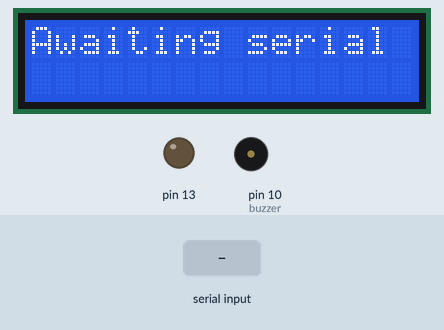
Simulated run of this sketch. Board: Arduino Uno, built with avr-gcc and run on an emulated ATmega328P. On the bench: 16×2 character LCD, output pins drawn as LEDs (lit = HIGH), buzzer (waves = sounding). The test bench sets the inputs (shaded band). What the sketch prints to the serial monitor is not drawn.

Above: at 1.2 s.
1.3 s: "90,45/" received over Serial
At 4.1 s:
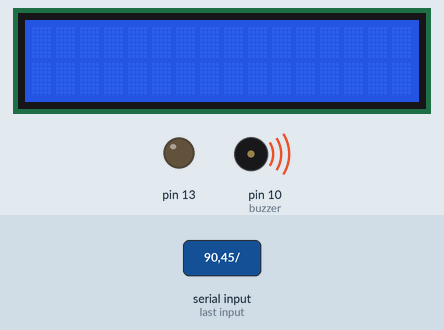
At 5.2 s:
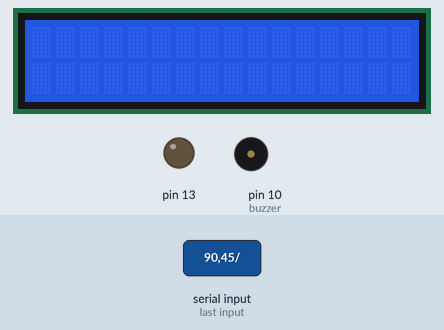
Timing chart, 0 to 8.6 s (numbered marks = the images above; inputs shaded):
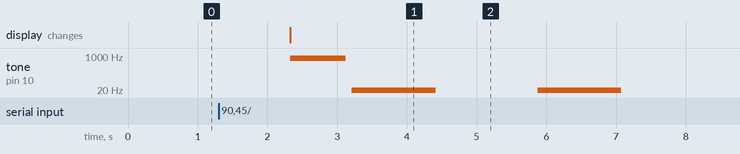

Measured:
- after the input at 1.3 s, tone on pin 10 (buzzer): plays 780 Hz for 0.80 s, 16 Hz for 1.2 s, 1 Hz for 1.2 s, starting after 1.0 s; the display: changes after 1.0 s (image 1)

The sketch:

music_player_serial.ino
```cpp
/*
  Receive melodies through serial input.
  Before using your melody, please convert all NOTE_* variables into
  their respective values through the note_replacer.html file.
  (edited by Rafael Alves, 2019)

  Connect a piezo buzzer or speaker to pin 10 or select a new pin.
  More songs available at https://github.com/robsoncouto/arduino-songs

                                              Robson Couto, 2019
*/
// change this to whichever pin you want to use
#define buzzer 10

//Declare variables for LCD screen
#include <LiquidCrystal.h>
LiquidCrystal lcd(
  7, 6, //RS and E pins
  12,11,9,8 //D4, D5, D6 and D7 pins
);
String musicName, authorName;

int divider = 0, melody[700], noteDuration = 0, posArray=0,
  posSerial=0, splitIndex, tempo, wholenote;

void setup() {
  //Turns off Arduino's built-in LED (optional)
  pinMode(13,OUTPUT);
  digitalWrite(13, LOW);

  lcd.begin(16,2);
  Serial.begin(9600);
}

void loop() {
  lcd.clear();
  lcd.print(F("Awaiting serial"));
  Serial.println(F("Insert music data in the following format: (disable line endings!)"));
  Serial.println(F(" timer,melody,-3"));
  Serial.println(F(" name-author/"));
  while(!Serial.available()){} //Wait for user input
  while (Serial.available() > 0){
    switch(posSerial){
      case 0: //Start with the value of tempo variable, which sets song's speed
        tempo = Serial.parseInt();
        posSerial++;
        break;
      case 1: //Get melody sheet until it finds the number -3 (remember to replace variables first!)
        melody[posArray] = Serial.parseInt();
        if(melody[posArray] == -3){
          posSerial++;
          posArray = 0;
        } else{
          posArray++;
        }
        break;
      case 2: //Music and Author names
        Serial.read();
        musicName = Serial.readStringUntil('/');
        splitIndex = musicName.indexOf('-');
        authorName = musicName.substring(splitIndex + 1);
        musicName = musicName.substring(0, splitIndex);
        posSerial++;
        break;
      default: //Clear garbage
        Serial.read();
        break;
    }
  }
  posSerial = 0;

  //End of the serial reading, now it begins playing the music!
  Serial.println(F("Reading complete!"));

  //Show names on the LCD screen
  lcd.clear();
  lcd.print(musicName);
  lcd.setCursor(0,1);
  lcd.print(authorName);

  // this calculates the duration of a whole note in ms
  wholenote = (60000 * 4) / tempo;

  // iterate over the notes of the melody.
  // Remember, the array is twice the number of notes (notes + durations)
  for (int thisNote = 0; melody[thisNote] != -3; thisNote += 2) {

    // calculates the duration of each note
    divider = melody[thisNote + 1];
    if (divider > 0) {
      // regular note, just proceed
      noteDuration = (wholenote) / divider;
    } else if (divider < 0) {
      // dotted notes are represented with negative durations!!
      noteDuration = (wholenote) / abs(divider);
      noteDuration *= 1.5; // increases the duration in half for dotted notes
    }

    // we only play the note for 90% of the duration, leaving 10% as a pause
    tone(buzzer, melody[thisNote], noteDuration * 0.9);

    // Wait for the specief duration before playing the next note.
    delay(noteDuration);

    // stop the waveform generation before the next note.
    noTone(buzzer);
  }
}
```
